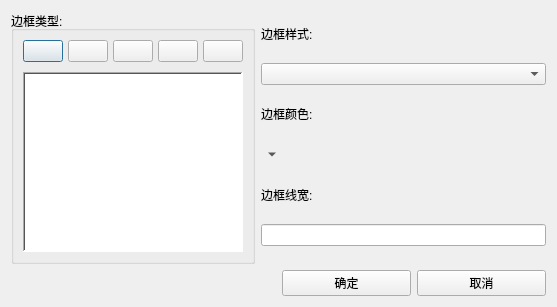
<?xml version="1.0" encoding="UTF-8"?>
<ui version="4.0">
 <class>CFrameDialog</class>
 <widget class="QDialog" name="CFrameDialog">
  <property name="geometry">
   <rect>
    <x>0</x>
    <y>0</y>
    <width>557</width>
    <height>307</height>
   </rect>
  </property>
  <property name="windowTitle">
   <string>设置单元格边框</string>
  </property>
  <layout class="QGridLayout" name="gridLayout">
   <item row="0" column="0" colspan="4">
    <layout class="QHBoxLayout" name="horizontalLayout_2">
     <property name="rightMargin">
      <number>0</number>
     </property>
     <item>
      <widget class="QGroupBox" name="groupBox">
       <property name="title">
        <string>边框类型:</string>
       </property>
       <layout class="QVBoxLayout" name="verticalLayout" stretch="2,5">
        <property name="spacing">
         <number>10</number>
        </property>
        <item>
         <layout class="QHBoxLayout" name="horizontalLayout">
          <property name="spacing">
           <number>5</number>
          </property>
          <item>
           <widget class="QPushButton" name="pushbuttonTop">
            <property name="text">
             <string/>
            </property>
            <property name="icon">
             <iconset resource="../src.qrc">
              <normaloff>:/frametop</normaloff>:/frametop</iconset>
            </property>
            <property name="iconSize">
             <size>
              <width>32</width>
              <height>32</height>
             </size>
            </property>
            <property name="checkable">
             <bool>true</bool>
            </property>
           </widget>
          </item>
          <item>
           <widget class="QPushButton" name="pushbuttonLeft">
            <property name="text">
             <string/>
            </property>
            <property name="icon">
             <iconset resource="../src.qrc">
              <normaloff>:/frameleft</normaloff>:/frameleft</iconset>
            </property>
            <property name="iconSize">
             <size>
              <width>32</width>
              <height>32</height>
             </size>
            </property>
            <property name="checkable">
             <bool>true</bool>
            </property>
           </widget>
          </item>
          <item>
           <widget class="QPushButton" name="pushbuttonBottom">
            <property name="text">
             <string/>
            </property>
            <property name="icon">
             <iconset resource="../src.qrc">
              <normaloff>:/framebottom</normaloff>:/framebottom</iconset>
            </property>
            <property name="iconSize">
             <size>
              <width>32</width>
              <height>32</height>
             </size>
            </property>
            <property name="checkable">
             <bool>true</bool>
            </property>
           </widget>
          </item>
          <item>
           <widget class="QPushButton" name="pushbuttonRight">
            <property name="text">
             <string/>
            </property>
            <property name="icon">
             <iconset resource="../src.qrc">
              <normaloff>:/frameright</normaloff>:/frameright</iconset>
            </property>
            <property name="iconSize">
             <size>
              <width>32</width>
              <height>32</height>
             </size>
            </property>
            <property name="checkable">
             <bool>true</bool>
            </property>
           </widget>
          </item>
          <item>
           <widget class="QPushButton" name="pushbuttonAll">
            <property name="text">
             <string/>
            </property>
            <property name="icon">
             <iconset resource="../src.qrc">
              <normaloff>:/frameall</normaloff>:/frameall</iconset>
            </property>
            <property name="iconSize">
             <size>
              <width>32</width>
              <height>32</height>
             </size>
            </property>
            <property name="checkable">
             <bool>false</bool>
            </property>
           </widget>
          </item>
         </layout>
        </item>
        <item>
         <widget class="CFrameTypeWidget" name="frameShow">
          <property name="styleSheet">
           <string notr="true">background-color: rgb(255, 255, 255);</string>
          </property>
          <property name="frameShape">
           <enum>QFrame::WinPanel</enum>
          </property>
          <property name="frameShadow">
           <enum>QFrame::Sunken</enum>
          </property>
         </widget>
        </item>
       </layout>
      </widget>
     </item>
     <item>
      <layout class="QVBoxLayout" name="verticalLayout_2">
       <property name="spacing">
        <number>6</number>
       </property>
       <property name="sizeConstraint">
        <enum>QLayout::SetDefaultConstraint</enum>
       </property>
       <item>
        <widget class="QLabel" name="label">
         <property name="sizePolicy">
          <sizepolicy hsizetype="Preferred" vsizetype="Fixed">
           <horstretch>0</horstretch>
           <verstretch>0</verstretch>
          </sizepolicy>
         </property>
         <property name="text">
          <string>边框样式:</string>
         </property>
         <property name="buddy">
          <cstring>comboboxStyle</cstring>
         </property>
        </widget>
       </item>
       <item>
        <widget class="QComboBox" name="comboboxStyle">
         <property name="sizePolicy">
          <sizepolicy hsizetype="Preferred" vsizetype="Fixed">
           <horstretch>0</horstretch>
           <verstretch>0</verstretch>
          </sizepolicy>
         </property>
        </widget>
       </item>
       <item>
        <widget class="QLabel" name="label_2">
         <property name="sizePolicy">
          <sizepolicy hsizetype="Preferred" vsizetype="Fixed">
           <horstretch>0</horstretch>
           <verstretch>0</verstretch>
          </sizepolicy>
         </property>
         <property name="text">
          <string>边框颜色:</string>
         </property>
         <property name="buddy">
          <cstring>toolbuttonColor</cstring>
         </property>
        </widget>
       </item>
       <item>
        <widget class="QToolButton" name="toolbuttonColor">
         <property name="sizePolicy">
          <sizepolicy hsizetype="Preferred" vsizetype="Fixed">
           <horstretch>0</horstretch>
           <verstretch>0</verstretch>
          </sizepolicy>
         </property>
         <property name="layoutDirection">
          <enum>Qt::LeftToRight</enum>
         </property>
         <property name="text">
          <string/>
         </property>
         <property name="toolButtonStyle">
          <enum>Qt::ToolButtonTextBesideIcon</enum>
         </property>
         <property name="autoRaise">
          <bool>true</bool>
         </property>
         <property name="arrowType">
          <enum>Qt::DownArrow</enum>
         </property>
        </widget>
       </item>
       <item>
        <widget class="QLabel" name="label_3">
         <property name="sizePolicy">
          <sizepolicy hsizetype="Preferred" vsizetype="Fixed">
           <horstretch>0</horstretch>
           <verstretch>0</verstretch>
          </sizepolicy>
         </property>
         <property name="text">
          <string>边框线宽:</string>
         </property>
         <property name="buddy">
          <cstring>lineeditWidth</cstring>
         </property>
        </widget>
       </item>
       <item>
        <widget class="QLineEdit" name="lineeditWidth">
         <property name="inputMask">
          <string/>
         </property>
         <property name="maxLength">
          <number>32767</number>
         </property>
        </widget>
       </item>
      </layout>
     </item>
    </layout>
   </item>
   <item row="1" column="3">
    <widget class="QPushButton" name="pushbuttonCancel">
     <property name="text">
      <string>取消</string>
     </property>
    </widget>
   </item>
   <item row="1" column="2">
    <widget class="QPushButton" name="pushbuttonOk">
     <property name="text">
      <string>确定</string>
     </property>
    </widget>
   </item>
  </layout>
 </widget>
 <customwidgets>
  <customwidget>
   <class>CFrameTypeWidget</class>
   <extends>QFrame</extends>
   <header>ConfigDialogs/FrameDialog.h</header>
   <container>1</container>
  </customwidget>
 </customwidgets>
 <resources>
  <include location="../src.qrc"/>
 </resources>
 <connections>
  <connection>
   <sender>pushbuttonOk</sender>
   <signal>clicked()</signal>
   <receiver>CFrameDialog</receiver>
   <slot>accept()</slot>
   <hints>
    <hint type="sourcelabel">
     <x>127</x>
     <y>271</y>
    </hint>
    <hint type="destinationlabel">
     <x>199</x>
     <y>149</y>
    </hint>
   </hints>
  </connection>
  <connection>
   <sender>pushbuttonCancel</sender>
   <signal>clicked()</signal>
   <receiver>CFrameDialog</receiver>
   <slot>reject()</slot>
   <hints>
    <hint type="sourcelabel">
     <x>257</x>
     <y>271</y>
    </hint>
    <hint type="destinationlabel">
     <x>199</x>
     <y>149</y>
    </hint>
   </hints>
  </connection>
 </connections>
</ui>
